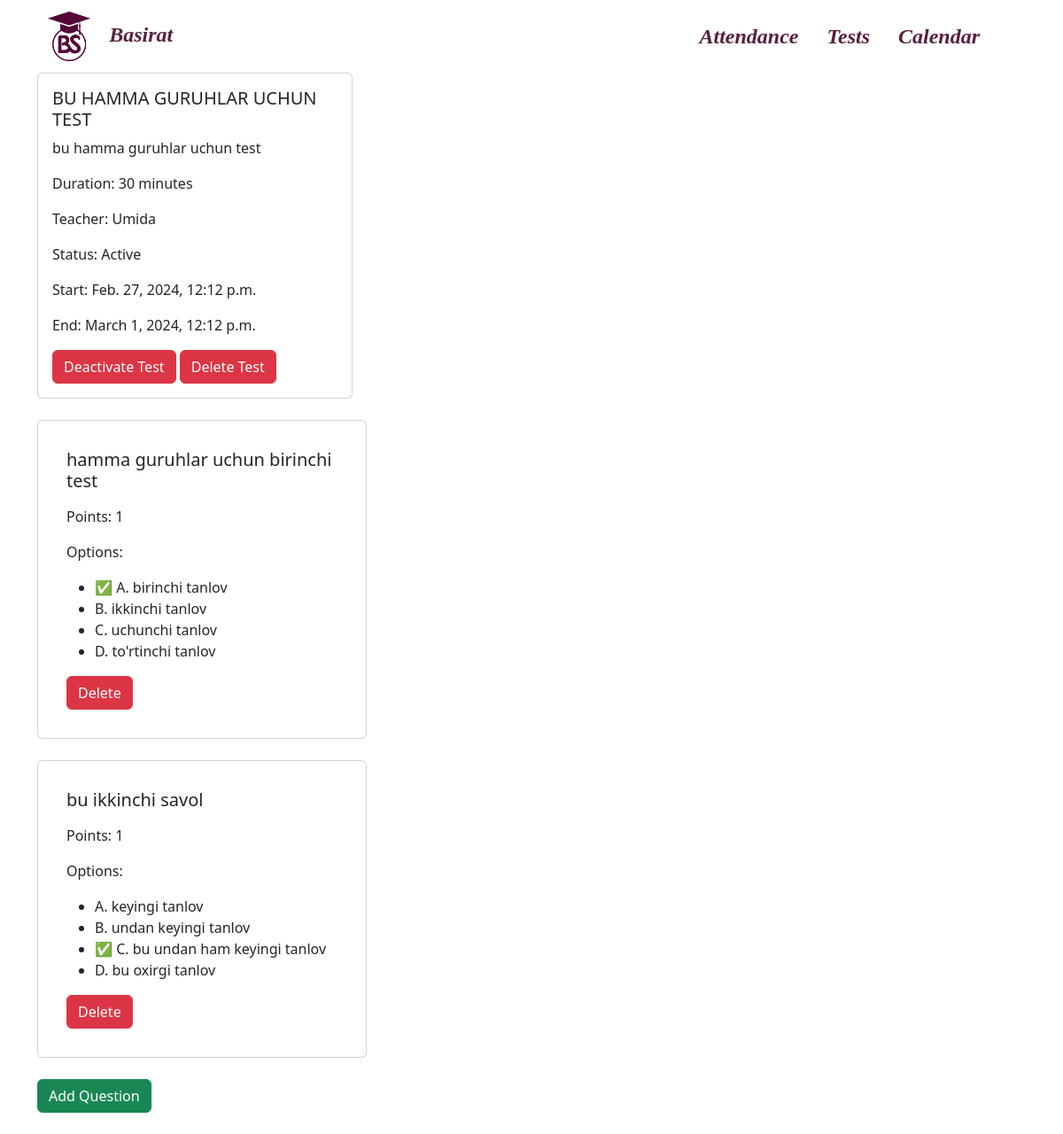
The app's page /tests/edit/10/ (signed in) with its own data.
### tests/models.py (models this page shows)
class Test(models.Model):
    title = models.CharField(max_length=100)
    description = models.TextField()
    duration_minutes = models.IntegerField(default=60)
    teacher = models.ForeignKey(User, on_delete=models.CASCADE)
    created_at = models.DateTimeField(auto_now_add=True)
    is_active = models.BooleanField(default=True)
    groups = models.ManyToManyField(Group, related_name='tests')
    start_date = models.DateTimeField()
    end_date = models.DateTimeField()

class Question(models.Model):
    test = models.ForeignKey(Test, on_delete=models.CASCADE)
    text = models.TextField(max_length=300)
    image = models.ImageField(upload_to='question_images', blank=True, null=True)
    explanation = models.TextField(blank=True, null=True)
    points = models.IntegerField(default=1)

class MultipleChoiceOption(models.Model):
    question = models.ForeignKey(Question, on_delete=models.CASCADE)
    choice = models.CharField(max_length=1, choices=[('A', 'A'), ('B', 'B'), ('C', 'C'), ('D', 'D')])
    text = models.CharField(max_length=255)
    is_correct = models.BooleanField(default=False)

### tests/views.py (the view)
# urls.py: path('edit/<int:test_id>/', views.edit_test_page, name='edit_test_page'),
@login_required(login_url='authentication:login')
@user_passes_test(lambda u: u.is_staff)
def edit_test_page(request, test_id):
    test = Test.objects.get(id=test_id)
    groups = Group.objects.all()
    questions = Question.objects.filter(test=test)
    context = {
        'test': test,
        'groups': groups,
        'questions': questions,
    }
    return render(request, 'tests/edit_test_page.html', context)

### tests/templates/tests/edit_test_page.html (shortened to what this page needs)
{% extends 'base.html' %}
{% load static %}
{% block content %}
    <div class="row">
        <div class="col-md-4 mb-4">
            <div class="card">
                <div class="card-body">
                    <h5 class="card-title">{{ test.title }}</h5>
                    <p class="card-text">{{ test.description }}</p>
                    <p class="card-text">Duration: {{ test.duration_minutes }} minutes</p>
                    <p class="card-text">Teacher: {{ test.teacher.username }}</p>
                    <p class="card-text">Status: {% if test.is_active %}Active{% else %}Inactive{% endif %}</p>
                    <p class="card-text">Start: {{ test.start_date }}</p>
                    <p class="card-text">End: {{ test.end_date }}</p>
                    <span class="" id="deactivate-test">
                        <button href="" class="btn {% if test.is_active %}btn-danger{% else %}btn-success{% endif %}" id="deactivate-test">{% if test.is_active %}Deactivate Test{% else %}Activate Test{% endif %}</button>
                    </span>
                    <span class="" id="">
                        <button id="delete-test-button" class="btn btn-danger">Delete Test</button>
                    </span>
                </div>
            </div>
        </div>
        <div class="col-md-12 mb-4">
            <div class="card-body" id="questions">
                {% for question in questions %}
                    <div class="col-md-4 mb-4">
                        <div class="card p-3">
                            <div class="card-body">
                                <h5 class="card-title">{{ question.text }}</h5>
                                <p class="card-text">Points: {{ question.points }}</p>
                                {% if question.multiplechoiceoption_set %}
                                <p class="card-text">Options:</p>
                                    <ul>
                                        {% for option in question.multiplechoiceoption_set.all %}
                                            <li>
                                                {% if option.is_correct %}
                                                    <strong>✅</strong>
                                                {% endif %}
                                                {{ option.choice }}. {{ option.text }}
                                            </li>
                                        {% endfor %}
                                    </ul>
                                {% endif %}
                                <button class="btn btn-danger" id="delete-question-button" data-question-id="{{ question.id }}">Delete</button>
                            </div>
                        </div>
                    </div>
                {% endfor %}
            </div>
            <span class="" id="add-question-button-holder">
        <button href="" class="btn btn-success" id="add-question-button">Add Question</button>
      </span>
        </div>
    </div>
{% endblock %}

### records on screen
Test: title "BU HAMMA GURUHLAR UCHUN TEST", description "bu hamma guruhlar uchun test", duration_minutes "30", teacher.username "Umida", start_date "Feb. 27, 2024, 12:12 p.m.", end_date "March 1, 2024, 12:12 p.m."
Question: text "hamma guruhlar uchun birinchi test", points "1"
MultipleChoiceOption: choice "A", text "birinchi tanlov"
MultipleChoiceOption: choice "B", text "ikkinchi tanlov"
MultipleChoiceOption: choice "C", text "uchunchi tanlov"
MultipleChoiceOption: choice "D", text "to'rtinchi tanlov"
Question: text "bu ikkinchi savol", points "1"
MultipleChoiceOption: choice "A", text "keyingi tanlov"
MultipleChoiceOption: choice "B", text "undan keyingi tanlov"
MultipleChoiceOption: choice "C", text "bu undan ham keyingi tanlov"
MultipleChoiceOption: choice "D", text "bu oxirgi tanlov"
